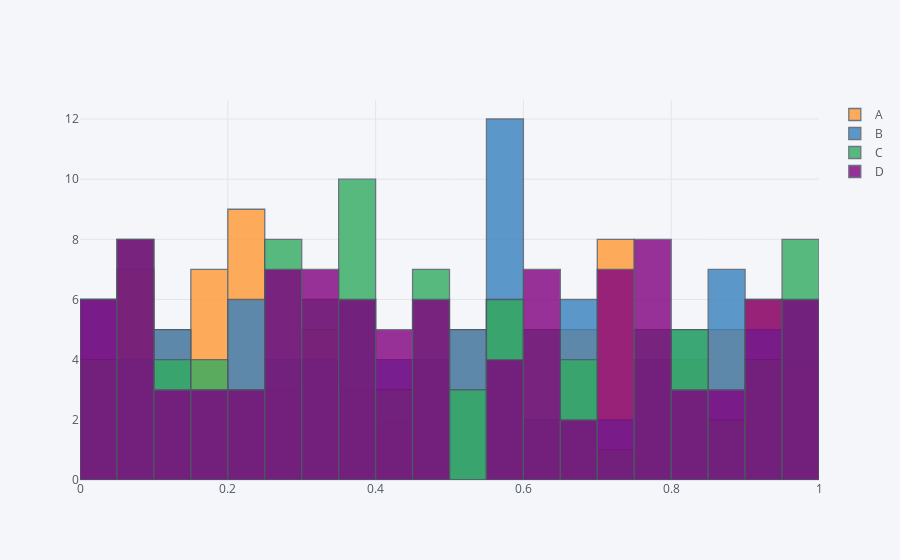

Write notebook code for a chart like this one.
### Code cell
df.iplot(kind='hist',bins=30)
